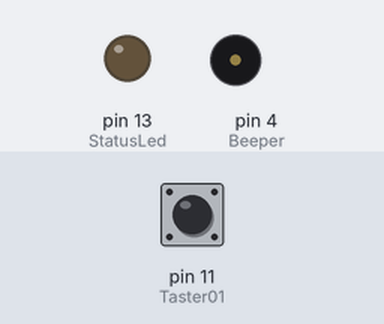
A sketch run on a simulated Arduino Uno, built with avr-gcc and run on an emulated ATmega328P. Parts: output pins drawn as LEDs (lit = HIGH), buzzer (waves = sounding, pin HIGH). Inputs (shaded band) come from the test bench; at power-on: pin 11 (Taster01) HIGH.

Above: at 5.3 s.
Timing chart, 0 to 13.6 s (numbered marks = the images above):
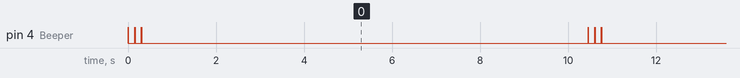

The sketch:

test_beeper.ino
```cpp
#define StatusLed       13
#define Taster01        11
#define Beeper           4

int   T1_state = 1;
int   T1_counter = 0;


void setup()
{
  pinMode(StatusLed,   OUTPUT);
  pinMode(Beeper,      OUTPUT);
  pinMode(Taster01,    INPUT_PULLUP);
  Serial.begin(9600);                         //  setup serial for debugging
}


void loop()
{
  check_inputs();

  chirp(3);

  delay(10000);
}


void check_inputs (void)
{
  T1_state = digitalRead(Taster01);
}


void chirp (int amount)
{
  for (int i=0; i<amount; i++)
  {
  digitalWrite(Beeper, HIGH);
  delay(10);
  digitalWrite(Beeper, LOW);
  delay(140);
  }
}
```

Measured:
- by itself, pin 4 (Beeper): repeats every 10.5 s: 2 × (LOW 0.14 s, HIGH 0.01 s), LOW 10.1 s, HIGH 0.01 s
